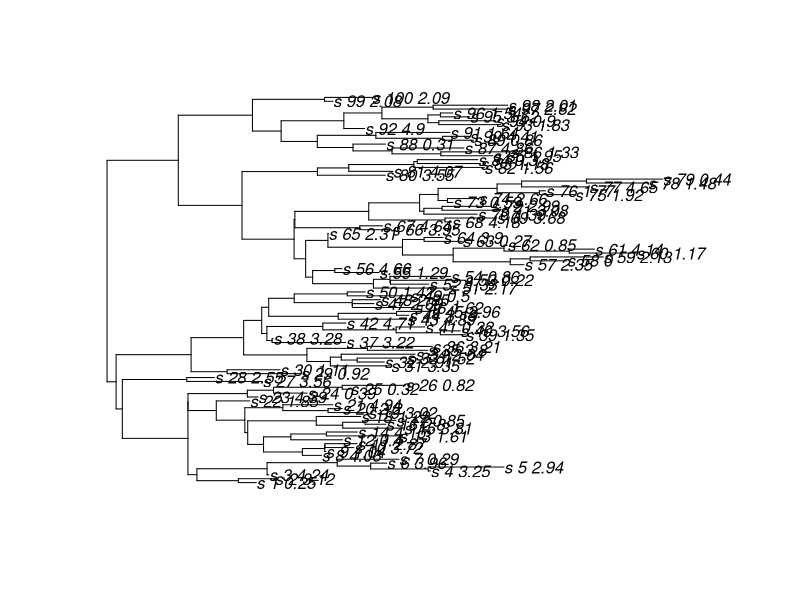

The R script that drew this image:
library(phangorn)

tr <- rtree(100)

tr$tip.label <- paste0('s_', 1:100, '_', round(runif(100, 0, 5), 2))

plot(tr)

s <- as.DNAbin(simSeq(tr))

write.dna(s, file = 'dummy_sequences.fasta', format = 'fasta', nbcol = -1, colsep = '')
